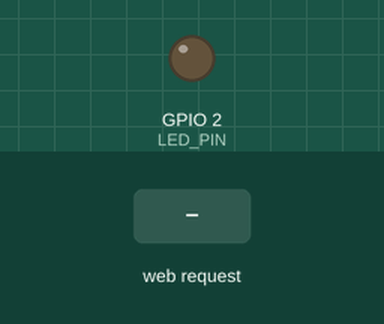
Recording of a sketch running on a simulated ESP32. Shown: output pins drawn as LEDs (lit = HIGH). The test bench sets the inputs (shaded band). WiFi joins after 1.5 s; servers stay silent unless stated; what the sketch prints to the serial monitor is not drawn.

Above: at 2.7 s.
2.8 s: HTTP request GET /on received
At 4.0 s:
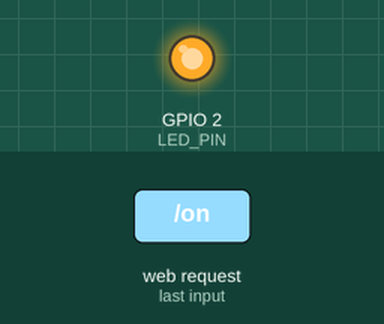
4.3 s: HTTP request GET /off received
At 5.3 s:
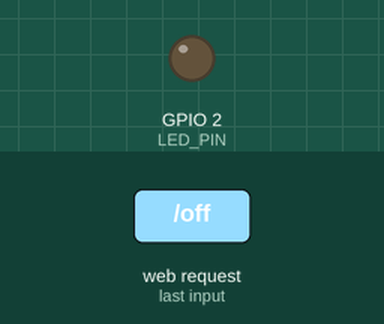
Timing chart, 0 to 7.3 s (numbered marks = the images above; inputs shaded):
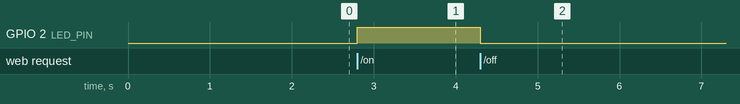

The sketch:

06_web_server_led.ino
```cpp
/*
  06 — Simple Web Server (LED Control via Browser)
  --------------------------------------------------
  ESP32 connects to your router (STA mode) and hosts a tiny web server.
  Open the STA IP in any browser on the same network → you get a webpage
  with ON / OFF buttons that toggle the onboard LED.

  This is the foundation for ALL browser-based ESP32 control panels.

  Works on : ESP32 DevKit, NodeMCU ESP32-S
  Library  : WebServer.h — built into ESP32 Arduino core, no install needed
  Watch    : Serial Monitor at 115200. Copy the IP, paste in browser.

  Access in AP Mode (no router needed):
  ───────────────────────────────────────
  Change WiFi.mode to WIFI_AP and WiFi.softAP(...) instead of WiFi.begin().
  The ESP32's AP IP is always 192.168.4.1
  Connect phone/laptop to "ESP32-Lab-AP" → open 192.168.4.1 in browser.
  See 06b note at bottom for the exact swap.

  How the web server works:
  ─────────────────────────
  server.on("/", handleRoot)   → when browser GETs "/" serve the HTML page
  server.on("/on", handleOn)   → when browser GETs "/on" turn LED on, redirect back
  server.on("/off", handleOff) → same for off
  server.handleClient()        → must be called in loop() to process incoming requests
*/

#include <WiFi.h>
#include <WebServer.h>

const char* SSID     = "YOUR_WIFI_NAME";
const char* PASSWORD = "YOUR_WIFI_PASSWORD";

#define LED_PIN 2

WebServer server(80);  // HTTP runs on port 80

bool ledState = false;

// ── HTML page sent to the browser ─────────────────────────────
const char* htmlPage = R"rawhtml(
<!DOCTYPE html>
<html>
<head>
  <title>ESP32 LED Control</title>
  <meta name="viewport" content="width=device-width, initial-scale=1">
  <style>
    body { font-family: sans-serif; text-align: center; margin-top: 60px; background: #111; color: #eee; }
    h1   { font-size: 2em; margin-bottom: 10px; }
    .state { font-size: 1.2em; margin-bottom: 30px; color: #aaa; }
    a.btn {
      display: inline-block; padding: 16px 40px; margin: 10px;
      font-size: 1.1em; border-radius: 8px; text-decoration: none; font-weight: bold;
    }
    .on  { background: #00c853; color: #000; }
    .off { background: #d50000; color: #fff; }
  </style>
</head>
<body>
  <h1>ESP32 LED Control</h1>
  <p class="state">LED is: <strong>%STATE%</strong></p>
  <a class="btn on"  href="/on">Turn ON</a>
  <a class="btn off" href="/off">Turn OFF</a>
</body>
</html>
)rawhtml";

// ── Handlers ──────────────────────────────────────────────────
void handleRoot() {
  String page = String(htmlPage);
  page.replace("%STATE%", ledState ? "ON" : "OFF");
  server.send(200, "text/html", page);
}

void handleOn() {
  ledState = true;
  digitalWrite(LED_PIN, HIGH);
  Serial.println("[ACTION] LED → ON");
  server.sendHeader("Location", "/");
  server.send(303);   // redirect back to main page
}

void handleOff() {
  ledState = false;
  digitalWrite(LED_PIN, LOW);
  Serial.println("[ACTION] LED → OFF");
  server.sendHeader("Location", "/");
  server.send(303);
}

void handle404() {
  server.send(404, "text/plain", "Not found");
}

// ─────────────────────────────────────────────────────────────
void setup() {
  Serial.begin(115200);
  pinMode(LED_PIN, OUTPUT);
  digitalWrite(LED_PIN, LOW);

  WiFi.mode(WIFI_STA);
  WiFi.begin(SSID, PASSWORD);
  Serial.print("Connecting");
  while (WiFi.status() != WL_CONNECTED) { delay(500); Serial.print("."); }

  Serial.println("\n[OK] Connected!");
  Serial.print("Open in browser: http://");
  Serial.println(WiFi.localIP());

  server.on("/",    handleRoot);
  server.on("/on",  handleOn);
  server.on("/off", handleOff);
  server.onNotFound(handle404);
  server.begin();
  Serial.println("Web server started.");

  /*
    06b — AP MODE SWAP
    ──────────────────
    Replace the WiFi block above with:

      WiFi.mode(WIFI_AP);
      WiFi.softAP("ESP32-Lab-AP", "12345678");
      Serial.print("AP IP: ");
      Serial.println(WiFi.softAPIP());  // always 192.168.4.1

    Then connect your phone to "ESP32-Lab-AP"
    and open http://192.168.4.1 in the browser.
    No router, no internet needed at all.
  */
}

void loop() {
  server.handleClient();  // keep listening for browser requests
}
```

Measured:
- after the input at 2.8 s, GPIO 2 (LED_PIN): LOW → HIGH at once
- after the input at 4.3 s, GPIO 2 (LED_PIN): HIGH → LOW at once
